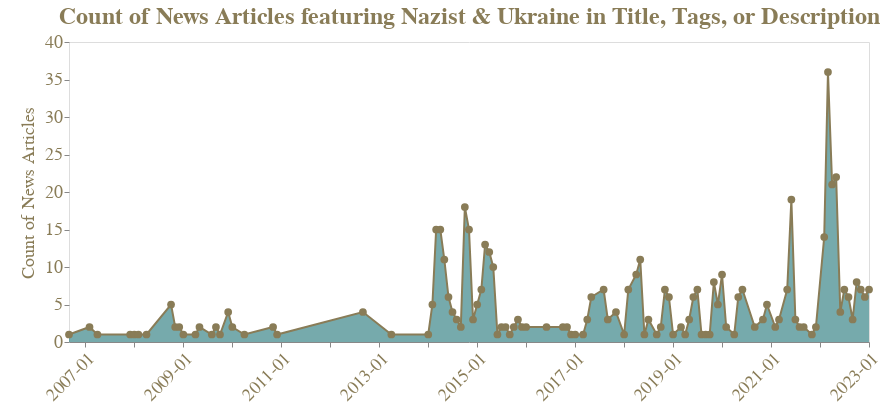

Notebook code cell kept with this figure:
### Markdown cell above
## Frequent use of Catchy Slogans and Words: *Nazist and Ukraine*

### Code cell
get_chart(
    df_scraped,
    nazi,
    "year_month",
    "Count of News Articles",
    slogan2=token_dict_ukraine,
)

### Figure 1 — Vega-Lite specification as saved in the notebook (floating-point values rounded to 4 significant figures)
{"config": {"view": {"continuousWidth": 400, "continuousHeight": 300}}, "layer": [{"mark": {"type": "area", "color": "#3C8689", "fillOpacity": 0.7}, "encoding": {"x": {"axis": {"format": "%Y-%m", "grid": false, "labelAngle": -45, "labelColor": "#897C57", "labelFont": "Franklin Gothic Demi Cond", "labelFontSize": 18, "ticks": true, "title": null}, "field": "year_month", "type": "temporal"}, "y": {"axis": {"domain": false, "grid": false, "gridWidth": 0.5, "labelColor": "#897C57", "labelFont": "Franklin Gothic Demi Cond", "labelFontSize": 18, "ticks": true, "titleColor": "#897C57", "titleFontSize": 35, "titleFontStyle": "Franklin Gothic Demi Cond"}, "field": "Count of News Articles", "type": "quantitative"}}}, {"mark": {"type": "line", "color": "#897C57"}, "encoding": {"x": {"field": "year_month", "type": "temporal"}, "y": {"field": "Count of News Articles", "type": "quantitative"}}}, {"mark": {"type": "point", "color": "#897C57", "filled": true, "opacity": 1, "size": 60}, "encoding": {"x": {"field": "year_month", "type": "temporal"}, "y": {"field": "Count of News Articles", "type": "quantitative"}}}], "data": {"name": "data-60af10c935c847246710f8325d2b4364"}, "height": 300, "title": {"text": ["Count of News Articles featuring Nazist & Ukraine in Title, Tags, or Description"], "font": "Franklin Gothic", "fontSize": 24, "color": "#897C57"}, "width": 800, "$schema": "https://vega.github.io/schema/vega-lite/v4.17.0.json", "datasets": {"data-60af10c935c847246710f8325d2b4364": [{"year_month": "2006-09-01T00:00:00", "Count of News Articles": 1, "Sum of Video Duration (hours)": 0.01583}, {"year_month": "2007-02-01T00:00:00", "Count of News Articles": 2, "Sum of Video Duration (hours)": 0.2183}, {"year_month": "2007-04-01T00:00:00", "Count of News Articles": 1, "Sum of Video Duration (hours)": 0.06278}, {"year_month": "2007-12-01T00:00:00", "Count of News Articles": 1, "Sum of Video Duration (hours)": 0.05722}, {"year_month": "2008-01-01T00:00:00", "Count of News Articles": 1, "Sum of Video Duration (hours)": 0.0175}, {"year_month": "2008-02-01T00:00:00", "Count of News Articles": 1, "Sum of Video Duration (hours)": 0.06833}, {"year_month": "2008-04-01T00:00:00", "Count of News Articles": 1, "Sum of Video Duration (hours)": 0.1183}, {"year_month": "2008-10-01T00:00:00", "Count of News Articles": 5, "Sum of Video Duration (hours)": 0.025}, {"year_month": "2008-11-01T00:00:00", "Count of News Articles": 2, "Sum of Video Duration (hours)": 0.01056}, {"year_month": "2008-12-01T00:00:00", "Count of News Articles": 2, "Sum of Video Duration (hours)": 0.1236}, {"year_month": "2009-01-01T00:00:00", "Count of News Articles": 1, "Sum of Video Duration (hours)": 0.02083}, {"year_month": "2009-04-01T00:00:00", "Count of News Articles": 1, "Sum of Video Duration (hours)": 0.06139}, {"year_month": "2009-05-01T00:00:00", "Count of News Articles": 2, "Sum of Video Duration (hours)": 0.3458}, {"year_month": "2009-08-01T00:00:00", "Count of News Articles": 1, "Sum of Video Duration (hours)": 0.1094}, {"year_month": "2009-09-01T00:00:00", "Count of News Articles": 2, "Sum of Video Duration (hours)": 0.2144}, {"year_month": "2009-10-01T00:00:00", "Count of News Articles": 1, "Sum of Video Duration (hours)": 0.01944}, {"year_month": "2009-12-01T00:00:00", "Count of News Articles": 4, "Sum of Video Duration (hours)": 0.1253}, {"year_month": "2010-01-01T00:00:00", "Count of News Articles": 2, "Sum of Video Duration (hours)": 0.0}, {"year_month": "2010-04-01T00:00:00", "Count of News Articles": 1, "Sum of Video Duration (hours)": 0.07222}, {"year_month": "2010-11-01T00:00:00", "Count of News Articles": 2, "Sum of Video Duration (hours)": 0.1353}, {"year_month": "2010-12-01T00:00:00", "Count of News Articles": 1, "Sum of Video Duration (hours)": 0.0}, {"year_month": "2012-09-01T00:00:00", "Count of News Articles": 4, "Sum of Video Duration (hours)": 0.2356}, {"year_month": "2013-04-01T00:00:00", "Count of News Articles": 1, "Sum of Video Duration (hours)": 0.055}, {"year_month": "2014-01-01T00:00:00", "Count of News Articles": 1, "Sum of Video Duration (hours)": 0.04472}, {"year_month": "2014-02-01T00:00:00", "Count of News Articles": 5, "Sum of Video Duration (hours)": 0.2694}, {"year_month": "2014-03-01T00:00:00", "Count of News Articles": 15, "Sum of Video Duration (hours)": 0.9042}, {"year_month": "2014-04-01T00:00:00", "Count of News Articles": 15, "Sum of Video Duration (hours)": 1.589}, {"year_month": "2014-05-01T00:00:00", "Count of News Articles": 11, "Sum of Video Duration (hours)": 0.4431}, {"year_month": "2014-06-01T00:00:00", "Count of News Articles": 6, "Sum of Video Duration (hours)": 0.2419}, {"year_month": "2014-07-01T00:00:00", "Count of News Articles": 4, "Sum of Video Duration (hours)": 0.3769}, {"year_month": "2014-08-01T00:00:00", "Count of News Articles": 3, "Sum of Video Duration (hours)": 0.3664}, {"year_month": "2014-09-01T00:00:00", "Count of News Articles": 2, "Sum of Video Duration (hours)": 0.03083}, {"year_month": "2014-10-01T00:00:00", "Count of News Articles": 18, "Sum of Video Duration (hours)": 1.422}, {"year_month": "2014-11-01T00:00:00", "Count of News Articles": 15, "Sum of Video Duration (hours)": 0.9417}, {"year_month": "2014-12-01T00:00:00", "Count of News Articles": 3, "Sum of Video Duration (hours)": 0.2483}, {"year_month": "2015-01-01T00:00:00", "Count of News Articles": 5, "Sum of Video Duration (hours)": 0.4847}, {"year_month": "2015-02-01T00:00:00", "Count of News Articles": 7, "Sum of Video Duration (hours)": 0.5094}, {"year_month": "2015-03-01T00:00:00", "Count of News Articles": 13, "Sum of Video Duration (hours)": 0.7881}, {"year_month": "2015-04-01T00:00:00", "Count of News Articles": 12, "Sum of Video Duration (hours)": 0.8269}, {"year_month": "2015-05-01T00:00:00", "Count of News Articles": 10, "Sum of Video Duration (hours)": 0.7022}, {"year_month": "2015-06-01T00:00:00", "Count of News Articles": 1, "Sum of Video Duration (hours)": 0.02472}, {"year_month": "2015-07-01T00:00:00", "Count of News Articles": 2, "Sum of Video Duration (hours)": 0.2092}, {"year_month": "2015-08-01T00:00:00", "Count of News Articles": 2, "Sum of Video Duration (hours)": 0.1875}, {"year_month": "2015-09-01T00:00:00", "Count of News Articles": 1, "Sum of Video Duration (hours)": 0.2381}, {"year_month": "2015-10-01T00:00:00", "Count of News Articles": 2, "Sum of Video Duration (hours)": 0.1589}, {"year_month": "2015-11-01T00:00:00", "Count of News Articles": 3, "Sum of Video Duration (hours)": 0.1969}, {"year_month": "2015-12-01T00:00:00", "Count of News Articles": 2, "Sum of Video Duration (hours)": 0.245}, {"year_month": "2016-01-01T00:00:00", "Count of News Articles": 2, "Sum of Video Duration (hours)": 0.1472}, {"year_month": "2016-06-01T00:00:00", "Count of News Articles": 2, "Sum of Video Duration (hours)": 0.1861}, {"year_month": "2016-10-01T00:00:00", "Count of News Articles": 2, "Sum of Video Duration (hours)": 0.1533}, {"year_month": "2016-11-01T00:00:00", "Count of News Articles": 2, "Sum of Video Duration (hours)": 0.01861}, {"year_month": "2016-12-01T00:00:00", "Count of News Articles": 1, "Sum of Video Duration (hours)": 0.0}, {"year_month": "2017-01-01T00:00:00", "Count of News Articles": 1, "Sum of Video Duration (hours)": 0.07639}, {"year_month": "2017-03-01T00:00:00", "Count of News Articles": 1, "Sum of Video Duration (hours)": 0.2242}, {"year_month": "2017-04-01T00:00:00", "Count of News Articles": 3, "Sum of Video Duration (hours)": 0.2511}, {"year_month": "2017-05-01T00:00:00", "Count of News Articles": 6, "Sum of Video Duration (hours)": 0.5708}, {"year_month": "2017-08-01T00:00:00", "Count of News Articles": 7, "Sum of Video Duration (hours)": 0.5081}, {"year_month": "2017-09-01T00:00:00", "Count of News Articles": 3, "Sum of Video Duration (hours)": 0.1975}, {"year_month": "2017-11-01T00:00:00", "Count of News Articles": 4, "Sum of Video Duration (hours)": 0.09556}, {"year_month": "2018-01-01T00:00:00", "Count of News Articles": 1, "Sum of Video Duration (hours)": 0.1228}, {"year_month": "2018-02-01T00:00:00", "Count of News Articles": 7, "Sum of Video Duration (hours)": 0.1853}, {"year_month": "2018-04-01T00:00:00", "Count of News Articles": 9, "Sum of Video Duration (hours)": 0.3053}, {"year_month": "2018-05-01T00:00:00", "Count of News Articles": 11, "Sum of Video Duration (hours)": 0.6958}, {"year_month": "2018-06-01T00:00:00", "Count of News Articles": 1, "Sum of Video Duration (hours)": 0.1239}, {"year_month": "2018-07-01T00:00:00", "Count of News Articles": 3, "Sum of Video Duration (hours)": 0.1817}, {"year_month": "2018-09-01T00:00:00", "Count of News Articles": 1, "Sum of Video Duration (hours)": 0.0}, {"year_month": "2018-10-01T00:00:00", "Count of News Articles": 2, "Sum of Video Duration (hours)": 0.06972}, {"year_month": "2018-11-01T00:00:00", "Count of News Articles": 7, "Sum of Video Duration (hours)": 0.3914}, {"year_month": "2018-12-01T00:00:00", "Count of News Articles": 6, "Sum of Video Duration (hours)": 0.1603}, {"year_month": "2019-01-01T00:00:00", "Count of News Articles": 1, "Sum of Video Duration (hours)": 0.06056}, {"year_month": "2019-03-01T00:00:00", "Count of News Articles": 2, "Sum of Video Duration (hours)": 0.1589}, {"year_month": "2019-04-01T00:00:00", "Count of News Articles": 1, "Sum of Video Duration (hours)": 0.1556}, {"year_month": "2019-05-01T00:00:00", "Count of News Articles": 3, "Sum of Video Duration (hours)": 0.1733}, {"year_month": "2019-06-01T00:00:00", "Count of News Articles": 6, "Sum of Video Duration (hours)": 1.056}, {"year_month": "2019-07-01T00:00:00", "Count of News Articles": 7, "Sum of Video Duration (hours)": 0.4372}, {"year_month": "2019-08-01T00:00:00", "Count of News Articles": 1, "Sum of Video Duration (hours)": 0.08778}, {"year_month": "2019-09-01T00:00:00", "Count of News Articles": 1, "Sum of Video Duration (hours)": 0.08194}, {"year_month": "2019-10-01T00:00:00", "Count of News Articles": 1, "Sum of Video Duration (hours)": 0.1094}, {"year_month": "2019-11-01T00:00:00", "Count of News Articles": 8, "Sum of Video Duration (hours)": 0.55}, {"year_month": "2019-12-01T00:00:00", "Count of News Articles": 5, "Sum of Video Duration (hours)": 0.4822}, {"year_month": "2020-01-01T00:00:00", "Count of News Articles": 9, "Sum of Video Duration (hours)": 0.9517}, {"year_month": "2020-02-01T00:00:00", "Count of News Articles": 2, "Sum of Video Duration (hours)": 0.1453}, {"year_month": "2020-04-01T00:00:00", "Count of News Articles": 1, "Sum of Video Duration (hours)": 0.06806}, {"year_month": "2020-05-01T00:00:00", "Count of News Articles": 6, "Sum of Video Duration (hours)": 0.5114}, {"year_month": "2020-06-01T00:00:00", "Count of News Articles": 7, "Sum of Video Duration (hours)": 0.8189}, {"year_month": "2020-09-01T00:00:00", "Count of News Articles": 2, "Sum of Video Duration (hours)": 0.1319}, {"year_month": "2020-11-01T00:00:00", "Count of News Articles": 3, "Sum of Video Duration (hours)": 0.3172}, {"year_month": "2020-12-01T00:00:00", "Count of News Articles": 5, "Sum of Video Duration (hours)": 0.6417}, {"year_month": "2021-02-01T00:00:00", "Count of News Articles": 2, "Sum of Video Duration (hours)": 0.2758}, {"year_month": "2021-03-01T00:00:00", "Count of News Articles": 3, "Sum of Video Duration (hours)": 0.2778}, {"year_month": "2021-05-01T00:00:00", "Count of News Articles": 7, "Sum of Video Duration (hours)": 0.6433}, {"year_month": "2021-06-01T00:00:00", "Count of News Articles": 19, "Sum of Video Duration (hours)": 1.267}, {"year_month": "2021-07-01T00:00:00", "Count of News Articles": 3, "Sum of Video Duration (hours)": 0.03167}, {"year_month": "2021-08-01T00:00:00", "Count of News Articles": 2, "Sum of Video Duration (hours)": 0.1783}, {"year_month": "2021-09-01T00:00:00", "Count of News Articles": 2, "Sum of Video Duration (hours)": 0.05722}, {"year_month": "2021-11-01T00:00:00", "Count of News Articles": 1, "Sum of Video Duration (hours)": 0.01306}, {"year_month": "2021-12-01T00:00:00", "Count of News Articles": 2, "Sum of Video Duration (hours)": 0.02}, {"year_month": "2022-02-01T00:00:00", "Count of News Articles": 14, "Sum of Video Duration (hours)": 1.63}, {"year_month": "2022-03-01T00:00:00", "Count of News Articles": 36, "Sum of Video Duration (hours)": 3.27}, {"year_month": "2022-04-01T00:00:00", "Count of News Articles": 21, "Sum of Video Duration (hours)": 0.815}, {"year_month": "2022-05-01T00:00:00", "Count of News Articles": 22, "Sum of Video Duration (hours)": 0.8831}, {"year_month": "2022-06-01T00:00:00", "Count of News Articles": 4, "Sum of Video Duration (hours)": 0.1239}, {"year_month": "2022-07-01T00:00:00", "Count of News Articles": 7, "Sum of Video Duration (hours)": 0.3219}, {"year_month": "2022-08-01T00:00:00", "Count of News Articles": 6, "Sum of Video Duration (hours)": 0.3653}, {"year_month": "2022-09-01T00:00:00", "Count of News Articles": 3, "Sum of Video Duration (hours)": 0.2933}, {"year_month": "2022-10-01T00:00:00", "Count of News Articles": 8, "Sum of Video Duration (hours)": 0.3839}, {"year_month": "2022-11-01T00:00:00", "Count of News Articles": 7, "Sum of Video Duration (hours)": 0.3456}, {"year_month": "2022-12-01T00:00:00", "Count of News Articles": 6, "Sum of Video Duration (hours)": 0.23}, {"year_month": "2023-01-01T00:00:00", "Count of News Articles": 7, "Sum of Video Duration (hours)": 0.5172}]}}
